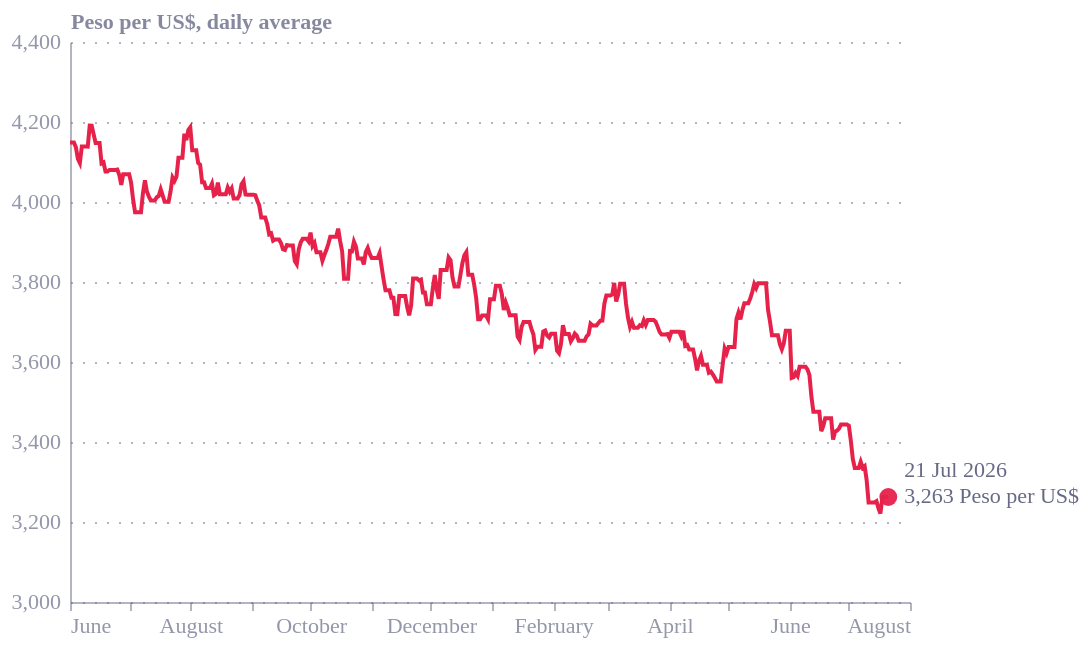

Vega-Lite specification for this chart:
### Vega-Lite specification from a JSON file in a GitHub repository (floating-point values rounded to 4 significant figures; data arrays with more than 128 entries replaced by an {"elided": "..."} marker saying what was removed)
{"config": {"font": "Circular Std", "text": {"color": "#676A86", "align": "left", "baseline": "middle", "dx": 7, "dy": 0, "fontSize": 11}, "view": {"stroke": null, "continuousWidth": 400, "continuousHeight": 300, "discreteWidth": 400, "discreteHeight": 300}, "range": {"category": ["#36B7B4", "#E6224B", "#F4C245", "#0063AF", "#00A767", "#179FDB", "#EB5C2E"], "diverging": ["#E6224B", "#E54753", "#C9C9C9", "#179FDB", "#122B39"], "heatmap": ["#C9C9C9", "#179FDB", "#0063AF", "#122B39"], "ordinal": ["#00A767", "#36B7B4", "#179FDB", "#0063AF", "#243B5A"]}, "bar": {"color": "#179fdb"}, "line": {"color": "#e6224b"}, "rule": {"color": "#676A86"}, "area": {"opacity": 0.3}, "point": {"filled": true, "size": 80, "color": "#e6224b", "opacity": 0.95}, "geoshape": {"stroke": "white", "strokeWidth": 0.3}, "rect": {"fill": "#d6d4d4", "opacity": 0.3}, "axis": {"labelColor": "#676A86", "labelFontSize": 11, "labelFont": "Circular Std", "labelOpacity": 0.7, "tickColor": "#676A86", "tickOpacity": 0.5, "domainColor": "#676A86", "domainOpacity": 0.5, "gridColor": "#676A86", "gridDash": [2, 2], "gridOpacity": 0.5, "title": null, "titleColor": "#676A86", "titleOpacity": 0.8, "tickSize": 4}, "axisXDiscrete": {"grid": false, "labelAngle": 0, "tickCount": 10, "tickOpacity": 0.5, "title": null}, "axisYDiscrete": {"ticks": false, "labelPadding": 5}, "axisXTemporal": {"grid": false, "ticks": true}, "axisXQuantitative": {"grid": true}, "axisYQuantitative": {"gridColor": "#676A86", "gridDash": [1, 5], "gridOpacity": 0.5, "ticks": false, "labelPadding": 5, "tickCount": 8, "titleAngle": 0, "titleAlign": "left", "titleBaseline": "bottom", "titleX": 0, "titleY": -5}, "title": {"color": "#676A86E6", "subtitleColor": "#676A86", "font": "Circular Std", "subtitleFont": "Circular Std", "anchor": "start", "fontSize": 14, "subtitleFontSize": 12, "subtitlePadding": 4, "offset": 0, "frame": "group"}, "legend": {"titleColor": "#122b39", "title": null, "labelColor": "#122b39", "labelFontSize": 11}}, "layer": [{"mark": {"type": "line"}, "encoding": {"x": {"field": "Date", "scale": {"domain": ["2025-06-01", "2026-08-01"]}, "type": "temporal"}, "y": {"field": "TRM", "scale": {"zero": false, "padding": 40}, "title": "Peso per US$, daily average", "type": "quantitative"}}}, {"mark": {"type": "text", "dx": 8, "dy": -13}, "encoding": {"text": {"aggregate": {"argmax": "Date"}, "field": "text_label", "type": "nominal"}, "x": {"aggregate": "max", "field": "Date", "type": "temporal"}, "y": {"aggregate": {"argmax": "Date"}, "field": "TRM", "type": "quantitative"}}, "transform": [{"calculate": "[timeFormat(datum.Date,'%d %b %Y'),format(datum.TRM, ',d') + ' Peso per US$']", "as": "text_label"}]}, {"mark": {"type": "point"}, "encoding": {"x": {"aggregate": "max", "field": "Date", "type": "temporal"}, "y": {"aggregate": {"argmax": "Date"}, "field": "TRM", "type": "quantitative"}}}], "data": {"name": "data-fead405ae453f71fecb10da84631f3e9"}, "$schema": "https://vega.github.io/schema/vega-lite/v6.4.1.json", "datasets": {"data-fead405ae453f71fecb10da84631f3e9": {"elided": "416 records"}}, "width": 420, "height": 280}
